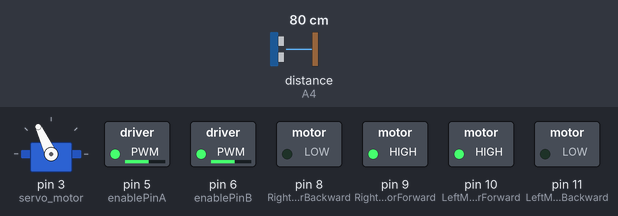
This sketch was run on a simulated Arduino Uno, built with avr-gcc and run on an emulated ATmega328P. Shown: servo, switched loads named in the sketch (green lamp = pin HIGH). The test bench sets the inputs (shaded band); at power-on: distance to the obstacle (sensor on A4) 80 cm. The echo pulse lasts 58.3 µs per cm.

Above: at 3.9 s.
4.0 s: distance to the obstacle (sensor on A4) set to 43 cm
5.5 s: distance to the obstacle (sensor on A4) set to 37 cm
At 6.7 s:
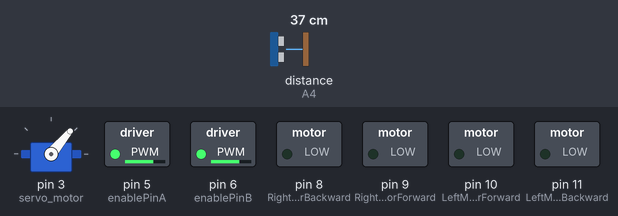
8.5 s: distance to the obstacle (sensor on A4) set to 60 cm
At 8.67 s:
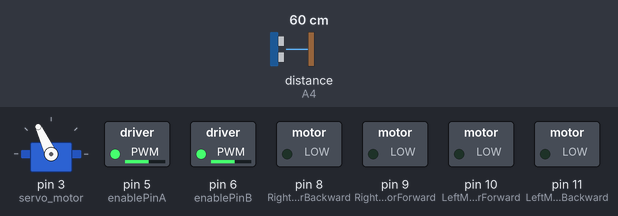
10.2 s: distance to the obstacle (sensor on A4) set to 2 cm
At 12.5 s:
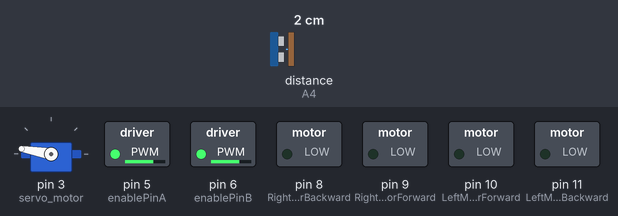
Timing chart, 0 to 14.2 s (numbered marks = the images above; inputs shaded):
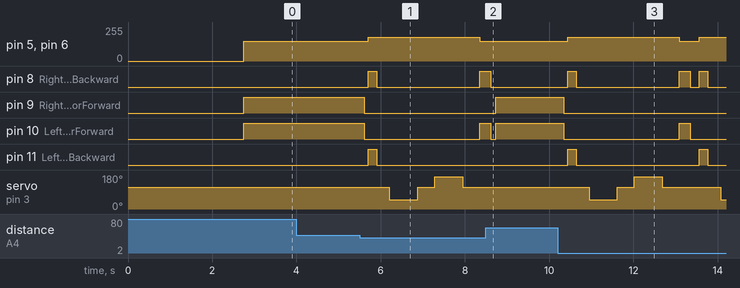

The sketch:

code.ino
```cpp
// Program code for Obstacle-Avoiding-Robot
#include <Servo.h>
#include <NewPing.h>

// our L298N control pins
const int enablePinA = 5;
const int LeftMotorForward = 10;
const int LeftMotorBackward = 11;
const int RightMotorForward = 9;
const int RightMotorBackward = 8;
const int enablePinB = 6;

// sensor pins
#define trig_pin A5
#define echo_pin A4

#define maximum_distance 200
boolean goesForward = false;
int distance = 100;
NewPing sonar(trig_pin, echo_pin, maximum_distance);
Servo servo_motor;
void setup()
{

    pinMode(enablePinA, OUTPUT);
    pinMode(RightMotorForward, OUTPUT);
    pinMode(LeftMotorForward, OUTPUT);
    pinMode(LeftMotorBackward, OUTPUT);
    pinMode(RightMotorBackward, OUTPUT);
    pinMode(enablePinB, OUTPUT);
    servo_motor.attach(3);
    servo_motor.write(115);
    delay(2000);
    distance = readPing();
    delay(100);
    distance = readPing();
    delay(100);
    distance = readPing();
    delay(100);
    distance = readPing();
    delay(100);
}
void loop()
{
    int speed = 150;

    int distanceRight = 0;

    int distanceLeft = 0;
    delay(50);
    if (distance <= 40)
    {
        moveStop();
        delay(100);
        moveBackward();
        delay(200);
        moveStop();
        delay(300);
        distanceRight = lookRight();
        delay(400);
        distanceLeft = lookLeft();
        delay(400);
        if (distance >= distanceLeft)
        {
            turnRight();
            moveStop();
        }
        else
        {
            turnLeft();
            moveStop();
        }
    }
    else
    {
        moveForward();
    }
    distance = readPing();
}
int lookRight()
{
    servo_motor.write(50);
    delay(500);
    int distance = readPing();
    delay(100);
    servo_motor.write(115);
    return distance;
}
int lookLeft()
{
    servo_motor.write(170);
    delay(500);
    int distance = readPing();
    delay(100);
    servo_motor.write(115);
    return distance;
    delay(100);
}
int readPing()
{
    delay(70);
    int cm = sonar.ping_cm();
    if (cm == 0)
    {
        cm = 250;
    }
    return cm;
}
void moveStop()
{

    digitalWrite(RightMotorForward, LOW);
    digitalWrite(LeftMotorForward, LOW);
    digitalWrite(RightMotorBackward, LOW);
    digitalWrite(LeftMotorBackward, LOW);
}
void moveForward()
{
    int speed = 150;
    if (!goesForward)
    {
        goesForward = true;
        digitalWrite(LeftMotorForward, HIGH);
        digitalWrite(RightMotorForward, HIGH);

        digitalWrite(LeftMotorBackward, LOW);
        digitalWrite(RightMotorBackward, LOW);
        analogWrite(enablePinA, speed);
        analogWrite(enablePinB, speed);
    }
}
void moveBackward()
{
    int speed = 180;
    goesForward = false;
    digitalWrite(LeftMotorBackward, HIGH);
    digitalWrite(RightMotorBackward, HIGH);
    digitalWrite(LeftMotorForward, LOW);
    digitalWrite(RightMotorForward, LOW);
    analogWrite(enablePinA, speed);
    analogWrite(enablePinB, speed);
}
void turnRight()
{
    int speed = 150;
    digitalWrite(LeftMotorForward, HIGH);
    digitalWrite(RightMotorBackward, HIGH);
    delay(5);
    digitalWrite(LeftMotorBackward, LOW);

    digitalWrite(RightMotorForward, LOW);
    analogWrite(enablePinA, speed);
    analogWrite(enablePinB, speed);
    delay(250); // By varying this delay value rotate the robot
    digitalWrite(LeftMotorForward, HIGH);
    digitalWrite(RightMotorForward, HIGH);
    delay(5);
    digitalWrite(LeftMotorBackward, LOW);
    digitalWrite(RightMotorBackward, LOW);
    analogWrite(enablePinA, speed);
    analogWrite(enablePinB, speed);
}
void turnLeft()
{
    int speed = 150;
    digitalWrite(LeftMotorBackward, HIGH);
    digitalWrite(RightMotorForward, HIGH);
    delay(5);
    digitalWrite(LeftMotorForward, LOW);
    digitalWrite(RightMotorBackward, LOW);
    analogWrite(enablePinA, speed);
    analogWrite(enablePinB, speed);
    delay(250);

    digitalWrite(LeftMotorForward, HIGH);
    digitalWrite(RightMotorForward, HIGH);
    delay(5);
    digitalWrite(LeftMotorBackward, LOW);
    digitalWrite(RightMotorBackward, LOW);
    analogWrite(enablePinA, speed);
    analogWrite(enablePinB, speed);
}
```

Measured:
- the behaviour switches between 41 and 40 cm on distance to the obstacle (sensor on A4) (found by bisection; images 0 and 1)
- after the input at 4.0 s, every drawn part: stays the same
- after the input at 5.5 s, pin 5 (enablePinA), pin 6 (enablePinB): 150/255 → 180/255 after 0.21 s, → 150/255 2.7 s later
- after the input at 8.5 s, pin 5 (enablePinA), pin 6 (enablePinB): stays 150/255 (without the input it goes to 180/255 after 0.33 s)
- after the input at 10.2 s, pin 5 (enablePinA), pin 6 (enablePinB): 150/255 → 180/255 after 0.25 s, → 150/255 2.6 s later, → 180/255 0.48 s later
